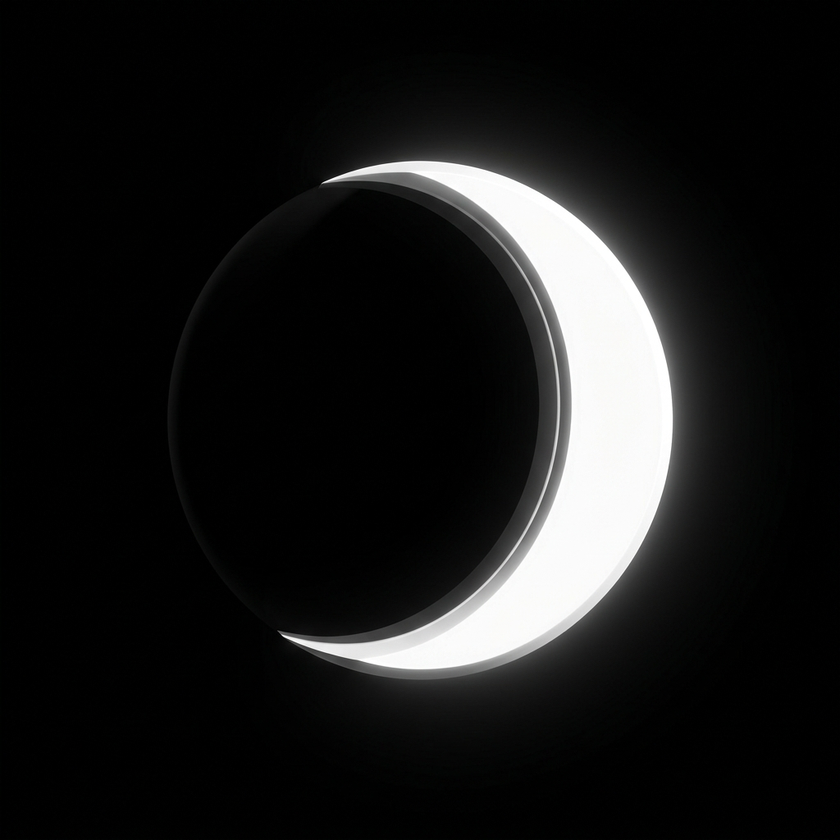
#> input picture src/assets/moon_phases/waxing_crescent.png, 840 x 840 px, shrunk from 1024 x 1024 before the run, found by its file name
$ python flip_moons.py
#> lines starting #> are read from the running program, lines starting #| are printed output that depends on the picture
from PIL import Image
import os

def flip_image(source, dest):
    if os.path.exists(source):
        img = Image.open(source)
#> img is the input picture: PIL image 840x840 RGB; mean R, G, B 25.9, 26, 25.9
        flipped = img.transpose(Image.FLIP_LEFT_RIGHT)
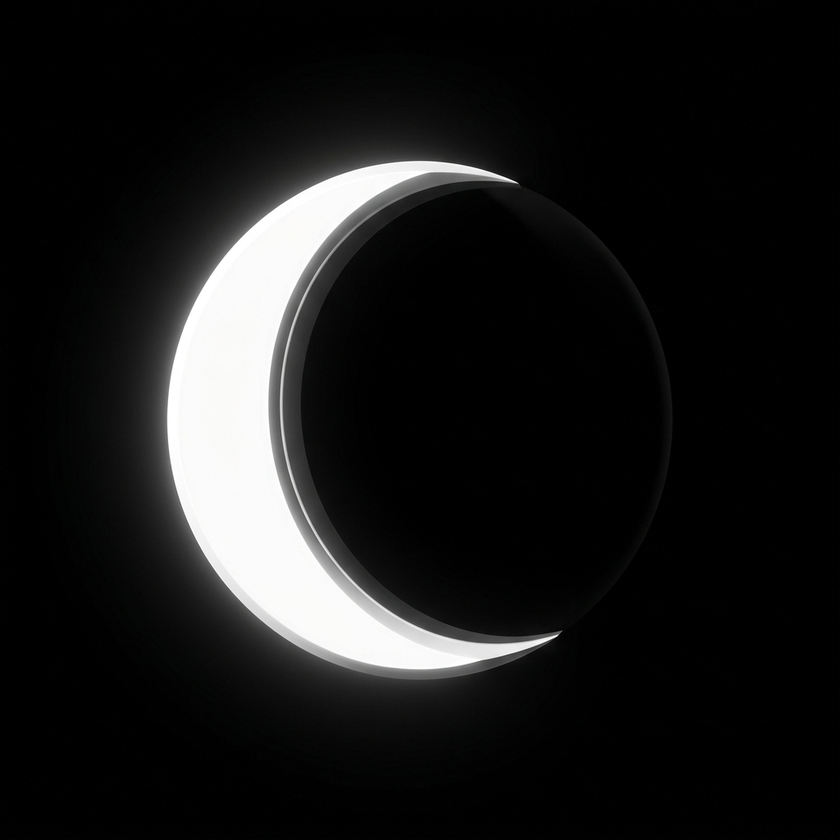
#> flipped: PIL image 840x840 RGB; mean R, G, B 25.9, 26, 25.9
        flipped.save(dest)
        print(f"Flipped {source} to {dest}")
    else:
        print(f"Source {source} not found")

base_path = r"d:\Reloj_despertador\src\assets\moon_phases"

# Main stylized moons
flip_image(os.path.join(base_path, "waxing_crescent.png"), os.path.join(base_path, "waning_crescent.png"))
flip_image(os.path.join(base_path, "first_quarter.png"), os.path.join(base_path, "last_quarter.png"))
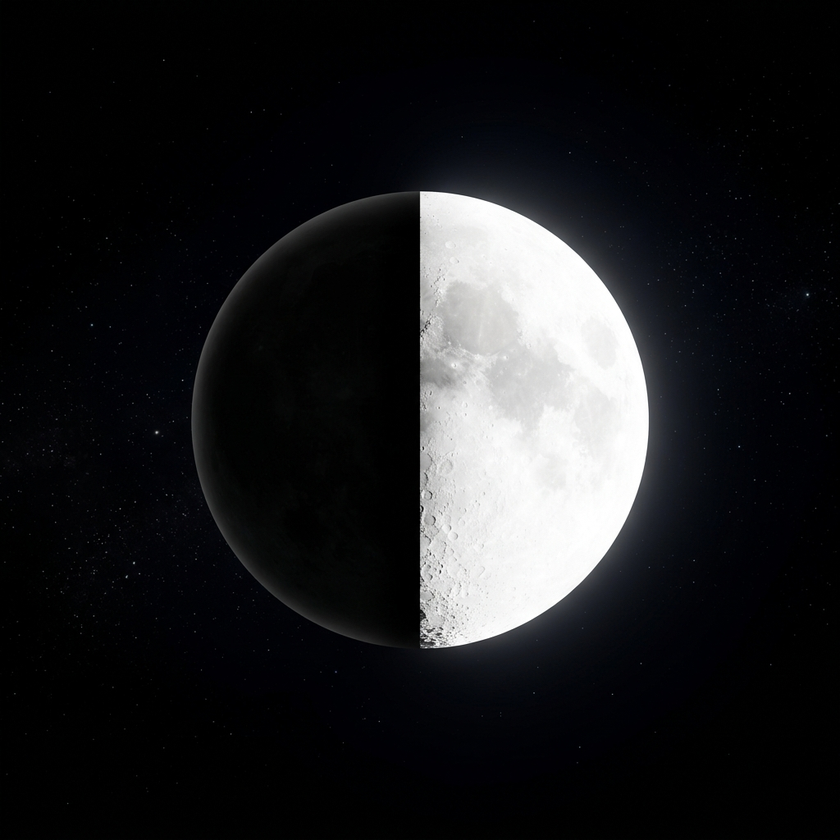
#> input picture src/assets/moon_phases/first_quarter.png, 840 x 840 px, shrunk from 1024 x 1024 before the run, found by its file name
#> in flip_image, img is the input picture: PIL image 840x840 RGB; mean R, G, B 30.6, 31.1, 32.9
#> in flip_image (call 2), `flipped = img.transpose(Image.FLIP_LEFT_RIGHT)`:
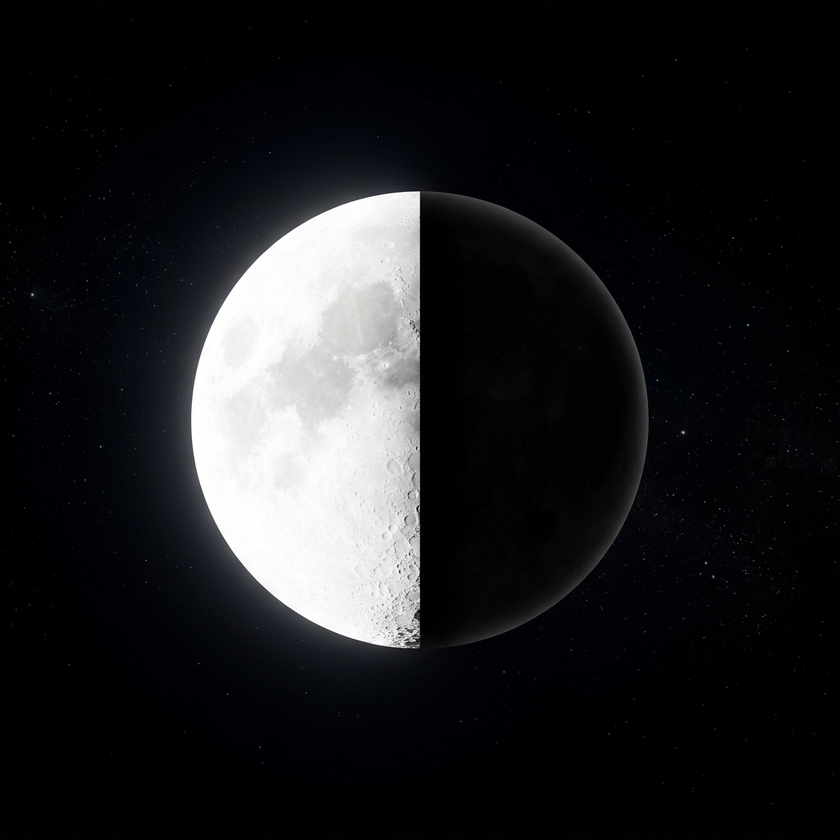
#> flipped: PIL image 840x840 RGB; mean R, G, B 30.6, 31.1, 32.9
flip_image(os.path.join(base_path, "waxing_gibbous.png"), os.path.join(base_path, "waning_gibbous.png"))
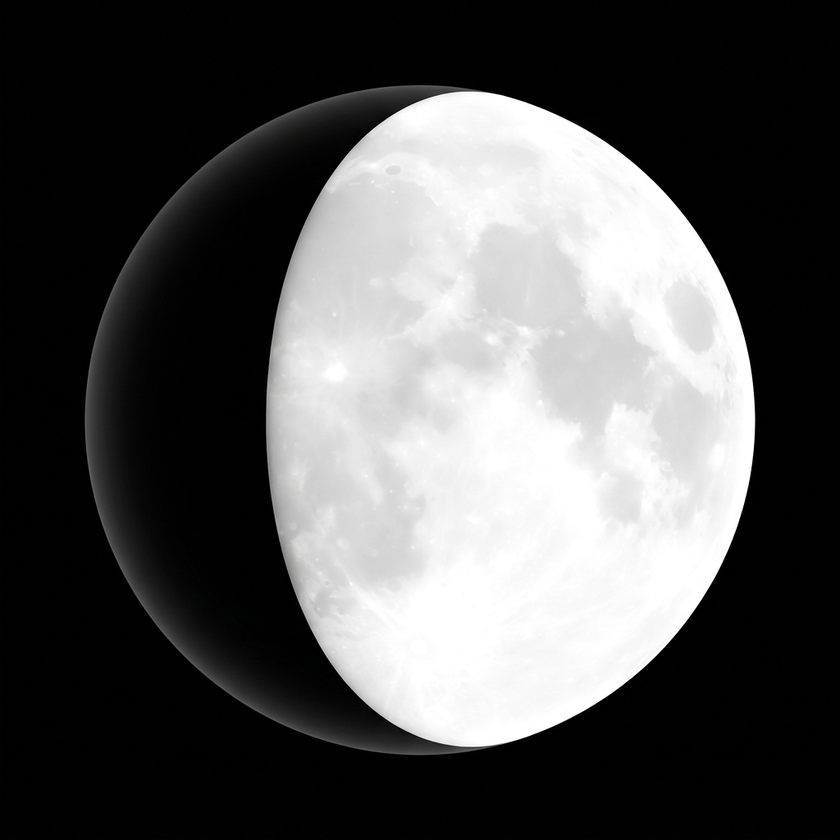
#> input picture src/assets/moon_phases/waxing_gibbous.png, 840 x 840 px, shrunk from 1024 x 1024 before the run, found by its file name
#> in flip_image, img is the input picture: PIL image 840x840 RGB; mean R, G, B 85.2, 85.2, 85.1
#> in flip_image (call 3), `flipped = img.transpose(Image.FLIP_LEFT_RIGHT)`:
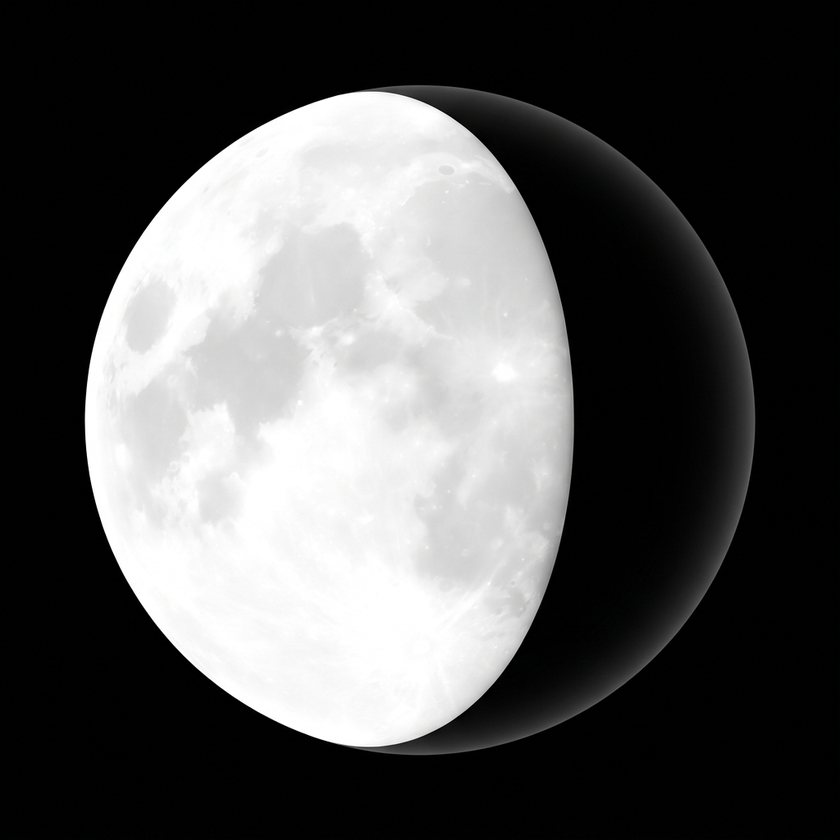
#> flipped: PIL image 840x840 RGB; mean R, G, B 85.2, 85.2, 85.1

# Kawaii moons
kawaii_path = os.path.join(base_path, "kawaii")
flip_image(os.path.join(kawaii_path, "waxing_crescent.png"), os.path.join(kawaii_path, "waning_crescent.png"))
flip_image(os.path.join(kawaii_path, "first_quarter.png"), os.path.join(kawaii_path, "last_quarter.png"))
# Note: waxing_gibbous_kawaii is missing, so we can't flip it yet.
